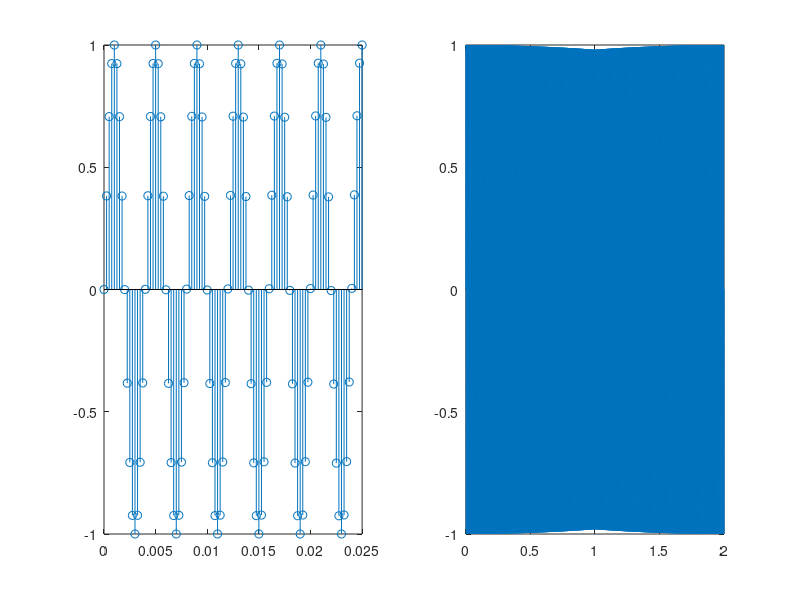
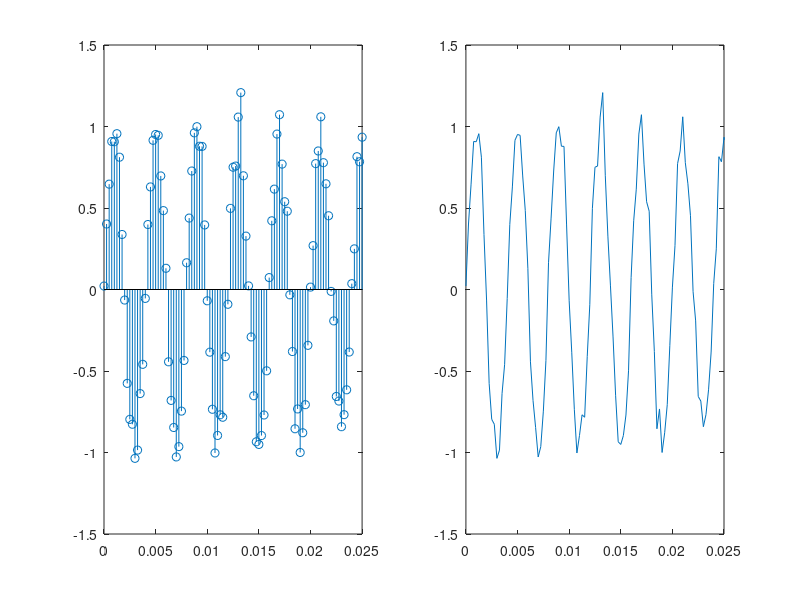

MATLAB code for these plots, in order:
clear, clc, close all
sample_Rate = 4000;
total_time = 2;
total_length = total_time*sample_Rate;

freq = 250;

gen_sin=@(f, t, phase, noise)sin(2*pi*f*t + phase) + noise;


t = linspace(0, total_time, total_length);

sin1 = gen_sin(freq, t, 0, 0);
subplot(1,2,1)
stem(t, sin1)
xlim([0 0.025])
subplot(122)
xlim([0 0.025])
plot(t, sin1)

% sound(.5*sin1, sample_Rate)

%% 
noise = .1*randn(1, total_length)
sin2 = gen_sin(freq, t, 0, noise);
figure
subplot(1,2,1)
stem(t, sin2)
xlim([0 0.025])
subplot(122)
plot(t, sin2)
xlim([0 0.025])
sound(.5*sin2, sample_Rate)
pause
%integrating filter
n = 12
filt = 1/n*ones(1,n);

% der_filt = 1/2*[-1 0 1];


sin3 = conv(sin2, filt,'same')
sin3 = conv(sin3, filt,'same')

sound(sin3, sample_Rate)

